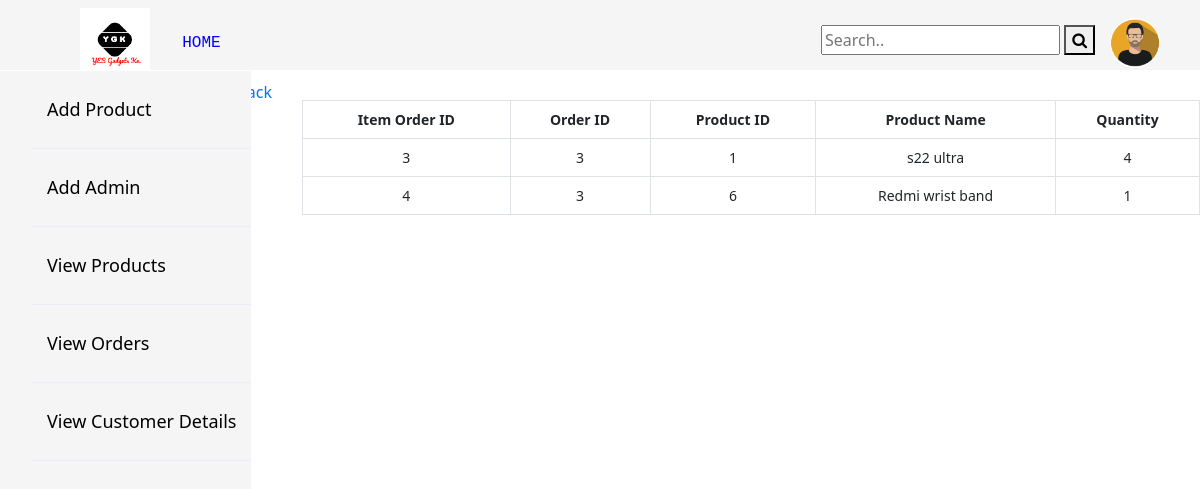
The page /View_item_order.php?order_id=3 on the database its author committed.
### tables this page shows
CREATE TABLE `item_order` (
  `item_order_id` int(11) NOT NULL,
  `order_id` int(11) NOT NULL,
  `product_id` int(11) NOT NULL,
  `quantity` int(11) NOT NULL
);

CREATE TABLE `product` (
  `product_id` int(11) NOT NULL,
  `product_name` varchar(120) NOT NULL,
  `product_brand` varchar(100) NOT NULL,
  `product_price` decimal(8,2) NOT NULL,
  `product_ram` char(5) NOT NULL,
  `product_category` varchar(50) NOT NULL,
  `product_image` varchar(100) NOT NULL,
  `product_quantity` mediumint(5) NOT NULL,
  `product_status` enum('0','1') NOT NULL
);

### View_item_order.php (the view, shortened to what this page needs)
<?php require("connection.php"); ?>
<!DOCTYPE html>
<html>
    <head>
	<link href="https://cdn.jsdelivr.net/npm/bootstrap@5.0.2/dist/css/bootstrap.min.css" rel="stylesheet">
	<link rel="stylesheet" href="https://cdnjs.cloudflare.com/ajax/libs/font-awesome/4.7.0/css/font-awesome.min.css">
	 <link rel="stylesheet" type="text/css" href="css/tables.css">
     <link rel="stylesheet" type="text/css" href="css/forms.css">
	<link rel="stylesheet" type="text/css" href="css/navbar.css">
    <link rel="stylesheet" type="text/css" href="css/View_item_order.css">
    </head>
    <body>
    <nav class="navbar">
		<div class="logo-link">
			<img src="images/Logo.png" class="logo" style='max-width:70px'>
			<li></li><a href="Dashboard.html">Home</a></li>
		</div>
		<div class="search-profile">
			 <div class="search-container">
			    <form action="/action_page.php">
			      <input type="text" placeholder="Search.." name="search">
			      <button type="submit"><i class="fa fa-search"></i></button>
			    </form>
			  </div>
			  <div class="profile">
			  <img src="Profile_images/avatar_1.png">
			  </div>
		</div>
	</nav>
    <main class="content">
<div class="wrapper">
    <nav id="sidebar">
        <ul>
            <li><a href="Add_product.php">Add Product</a></li>
            <li><a href="Add_admin.php">Add Admin</a></li>
            <li><a href="Product.php">View Products</a></li>
            <li><a href="View_orders.php">View Orders</a></li>
            <li><a href="View_users.php">View Customer Details</a></li>
        </ul>
    </nav>
</div>
<nav aria-label="breadcrumb" class="main-breadcrumb">
        <ol class="breadcrumb">
          <li class="breadcrumb-item"><a href="View_orders.php">Back</a></li>
        </ol>
      </nav>
    <?php
    $id = $_GET['order_id'];
   $sql="SELECT product.product_name, item_order.* FROM item_order LEFT JOIN product ON product.product_id = item_order.product_id WHERE order_id= '$id' " ;
   if($result=mysqli_query($link, $sql)){
	if(mysqli_num_rows($result) > 0){
        echo "<table class='table table-hover table-bordered' id='myTable'>";
        echo "<div>";
        echo "<thread>" ;
            echo "<tr>";
                echo "<th>Item Order ID</th>";
                echo "<th>Order ID</th>";
                echo "<th>Product ID</th>";
                echo "<th>Product Name</th>";
                echo "<th>Quantity</th>";
            echo "</tr>";
        while($row = mysqli_fetch_array($result)){
            echo "<tbody>";
            echo "<tr>";
                echo "<td>" . $row['item_order_id'] . "</td>";
                echo "<td>" . $row['order_id'] . "</td>";
                echo "<td>" . $row['product_id'] . "</td>";
                echo "<td>" . $row['product_name'] . "</td>";
                echo "<td>" . $row['quantity'] . "</td>";
            echo "</tr>";
        }
        echo "</tbody>";
        echo "</table>";
  } else{
      echo "No records found.";
  }
} else{
  echo "ERROR " . mysqli_error($link);
 }
?>
</main>
    </body>
</html>

### css/tables.css (style rules this page uses)
#myTable { position:relative; text-align: center; justify-content: center; margin-top: 30px; margin-left: 30px; font-size: 14px; border-collapse:collapse; padding: 20px; }

### css/forms.css (style rules this page uses)
* { box-sizing: border-box; }

### css/navbar.css (style rules this page uses)
* { box-sizing: border-box; }
body { margin: 0; padding: 0; }
li { list-style-type: none; }
li a { text-decoration: none; }
.navbar { display: flex; justify-content: space-between; align-items: center; background-color: whitesmoke; color: black; height:70px; }
.logo-link { margin:0 80px; float: left; height: 70px; }
.logo-link a { font-size: large; color: blue; margin: .5rem; text-decoration: none; font-family: monospace; text-transform: uppercase; padding-left: 20px; }
.search-profile { margin: 0; padding: 0; display: flex; }
.search-profile img { margin-left: 15px; margin-right: 40px; height: 50px; width: 50px; border-radius: 50%; }
.search-profile form { margin-top: 7px; }
.wrapper { display: flex; width: 23%; padding-top: 5px; position: relative; margin-top: 30px; }
#sidebar { width: auto; position: fixed; top: 71px; left: 0; height: 100vh; z-index: 999; background: whitesmoke; color: black; transition: all 0.3s; }
#sidebar ul li { padding:15px; border-bottom: 1px solid rgba(240, 233, 248, 0.986); }
#sidebar ul li a { text-align: left; color:black; font-size:large; display:block; margin-top:10px; margin-bottom: 10px; padding: 20px, 20px; }
.content { display: flex; }

### css/View_item_order.css (style rules this page uses)
.main-breadcrumb { position:relative; margin-top: 10px; margin-left: 30px; }

### rows shown on the page
item_order: item_order_id "3", order "3", product "1", product.product_name "s22 ultra", quantity "4"
item_order: item_order_id "4", order "3", product "6", product.product_name "Redmi wrist band", quantity "1"
